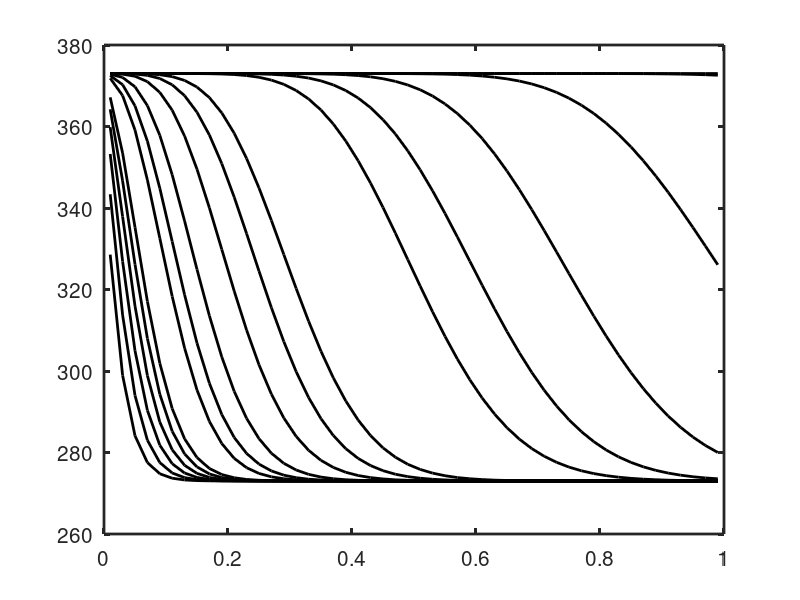
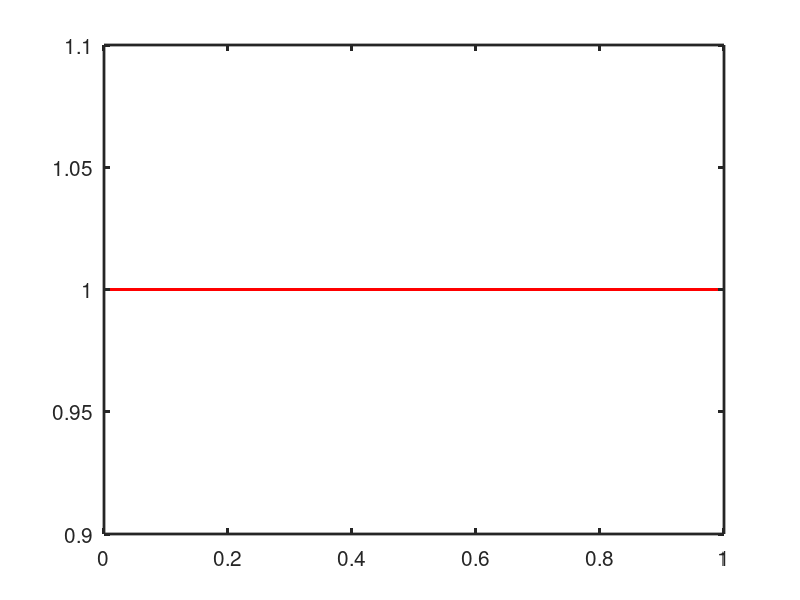
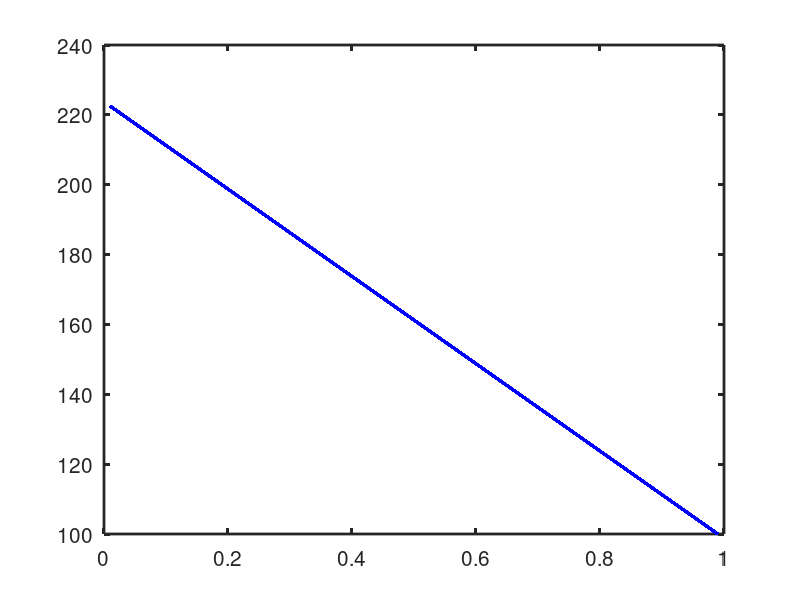

Recreate these plots in MATLAB, in order.
% this script is made to post process the time dependent data
% received from the matlab calculation. 

clear all;
close all;
clc;

A = importdata('output.txt');
y = A.data;

% Assign some pointers
it   = find(strcmpi('Time',A.colheaders));
ix   = find(strcmpi('Position',A.colheaders));
iu   = find(strcmpi('Velocity',A.colheaders));
iT   = find(strcmpi('Temperature',A.colheaders));
iP   = find(strcmpi('Pressure',A.colheaders));

% store the values in the appropriate array
time = y(:,it);
x = y(:,ix);
u = y(:,iu);
T = y(:,iT);
P = y(:,iP);

% reshape the array such that they can be plotted within
% the computational domain. 
col = length(unique(time));
row = length(u)/col;

x_new = reshape(x,[row, col]);
u_new = reshape(u,[row, col]);
T_new = reshape(T,[row, col]);
P_new = reshape(P,[row, col]);

% plot the results
figure(1)
hold on
plot(x_new(2:row-1,:),T_new(2:row-1,:),'-k','LineWidth',2)
set(gca, 'box', 'on', 'LineWidth', 2, 'FontSize', 15)

figure(2)
hold on
plot(x_new(2:row-1,:),u_new(2:row-1,:),'-r','LineWidth',2)
set(gca, 'box', 'on', 'LineWidth', 2, 'FontSize', 15)

figure(3)
hold on
plot(x_new(2:row-1,:),P_new(2:row-1,:),'-b','LineWidth',2)
set(gca, 'box', 'on', 'LineWidth', 2, 'FontSize', 15)
 